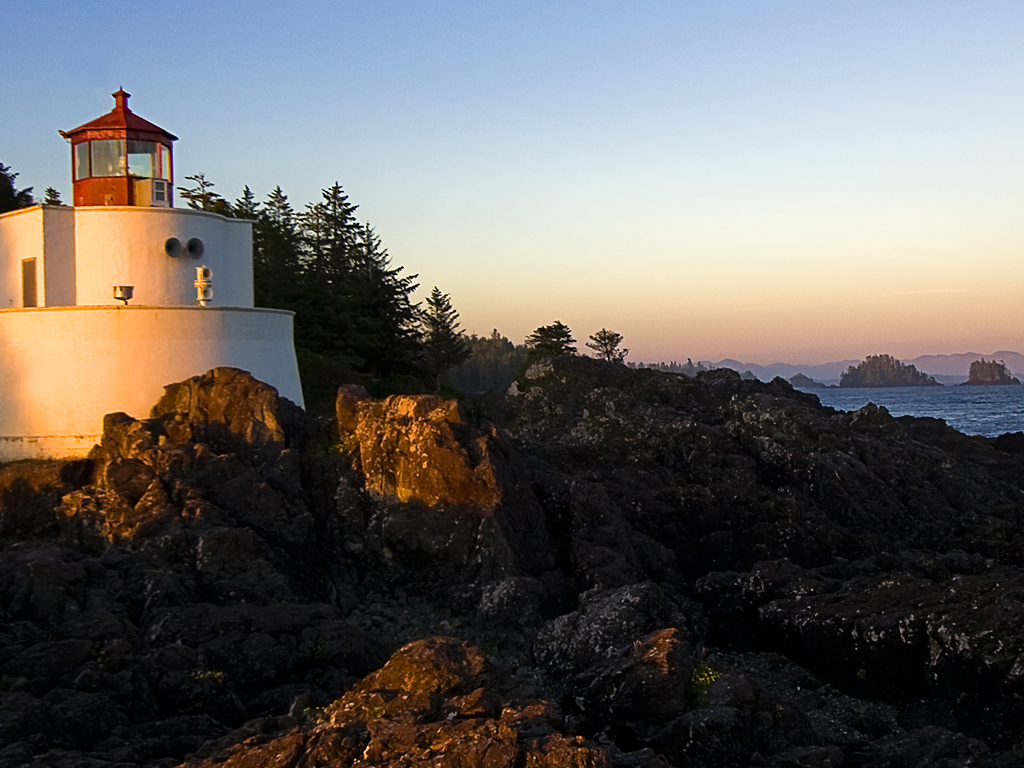
%> input picture Lighthouse.jpg, 1024 x 768 px
$ octave homomorphic.m   (GNU Octave 9; MATLAB toolbox functions it lacks are replaced by stand-ins)
%> lines starting %> are read from the running program, lines starting %| are printed output that depends on the picture
I = imread('Lighthouse.jpg');
%> I is the input picture: size 768x1024x3 uint8; mean R, G, B 104.2, 100.9, 98.4
figure;
imshow(I)

%I am using a colored image

I = im2double(I);
%> I: size 768x1024x3 double
I = log(1 + I);
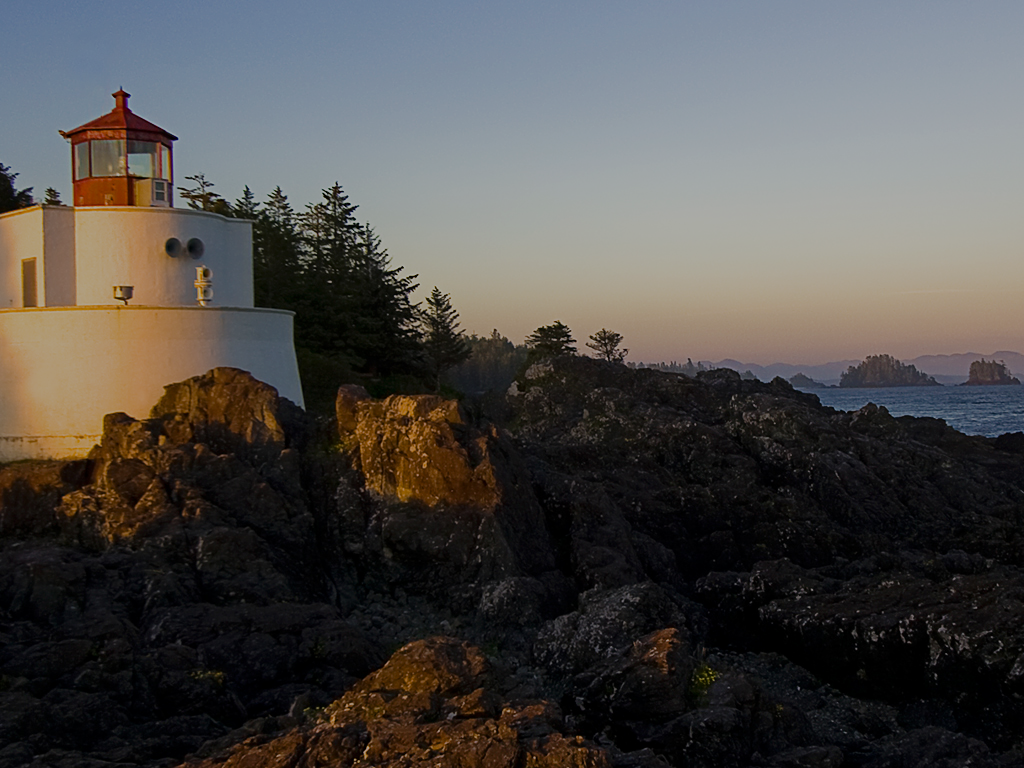
%> I: size 768x1024x3 double; mean R, G, B 0.31, 0.301, 0.291
M = 2*size(I,1) + 1;
%> M = 1537
N = 2*size(I,2) + 1;
%> N = 2049
sigma = 10;
[X, Y] = meshgrid(1:N,1:M);
centerX = ceil(N/2);
%> centerX = 1025
centerY = ceil(M/2);
%> centerY = 769
gaussianNumerator = (X - centerX).^2 + (Y - centerY).^2;
H = exp(-gaussianNumerator./(2*sigma.^2));
H = 1 - H;

imshow(H,'InitialMagnification',25)

H = fftshift(H);
If = fft2(I, M, N);
Iout = real(ifft2(repmat( H, [1, 1, 3 ] ) .* If));
Iout = Iout(1:size(I,1),1:size(I,2),:);
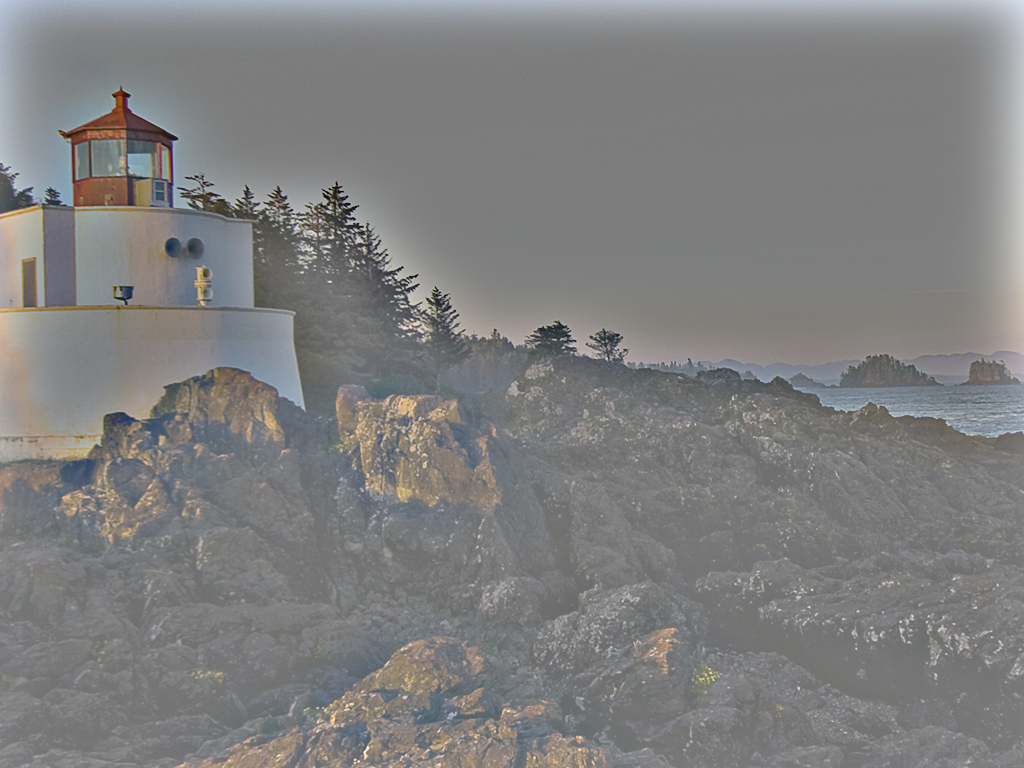
%> Iout: size 768x1024x3 double; mean R, G, B 0.0185, 0.0184, 0.0188; drawn with min black and max white


Ihmf = exp(Iout) - 1;
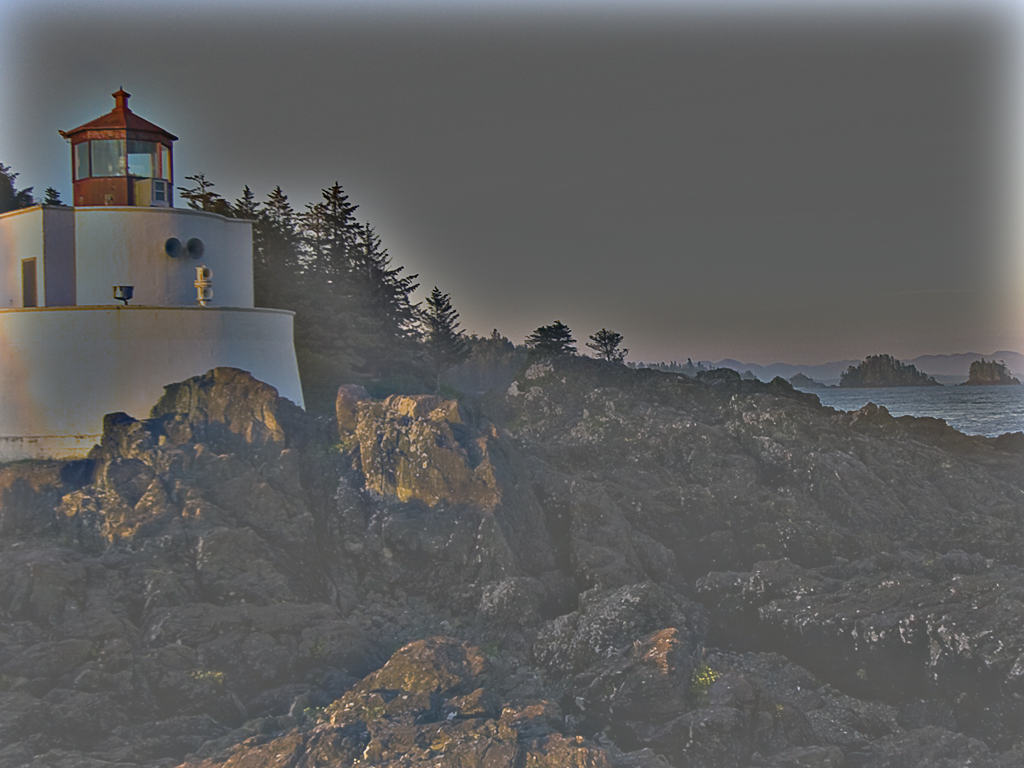
%> Ihmf: size 768x1024x3 double; mean R, G, B 0.0221, 0.0217, 0.0224; drawn with min black and max white


avg_r = mean2(Ihmf(:,:,1));
%> avg_r = 0.0221
avg_g = mean2(Ihmf(:,:,2));
%> avg_g = 0.0217
avg_b = mean2(Ihmf(:,:,3));
%> avg_b = 0.0224

sigma_r = std2(Ihmf(:,:,1));
%> sigma_r = 0.0856
sigma_g = std2(Ihmf(:,:,2));
%> sigma_g = 0.0807
sigma_b = std2(Ihmf(:,:,3));
%> sigma_b = 0.0845
%color median filter
% Ihmf(:,:,1) = medfilt2(Ihmf(:,:,1));
% Ihmf(:,:,2) = medfilt2(Ihmf(:,:,2));
% Ihmf(:,:,3) = medfilt2(Ihmf(:,:,3));

n= 0.1
Ihmf = imadjust(Ihmf,[avg_r - n*sigma_r,avg_g - n*sigma_g,avg_b - n*sigma_b;
      avg_r+1.5*n*sigma_r,avg_g+1.5*n*sigma_g,avg_b+1.5*n*sigma_b],[],0.5);
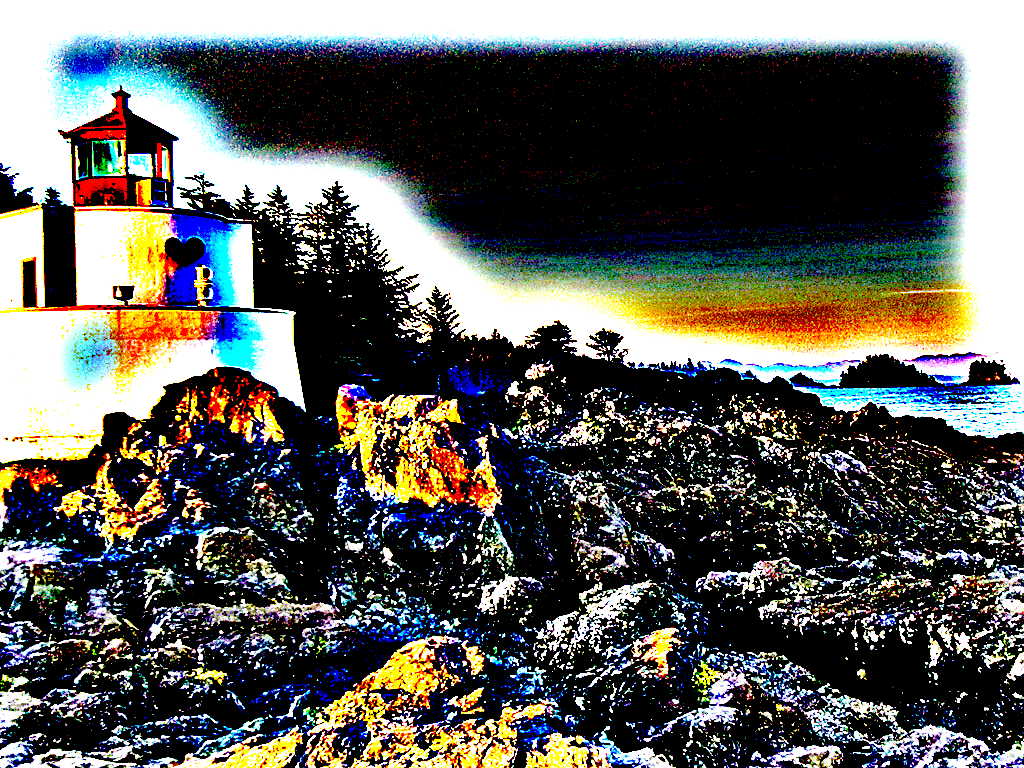
%> Ihmf: size 768x1024x3 double; mean R, G, B 0.362, 0.364, 0.347

I_blend = (Ihmf + I*5)/6;
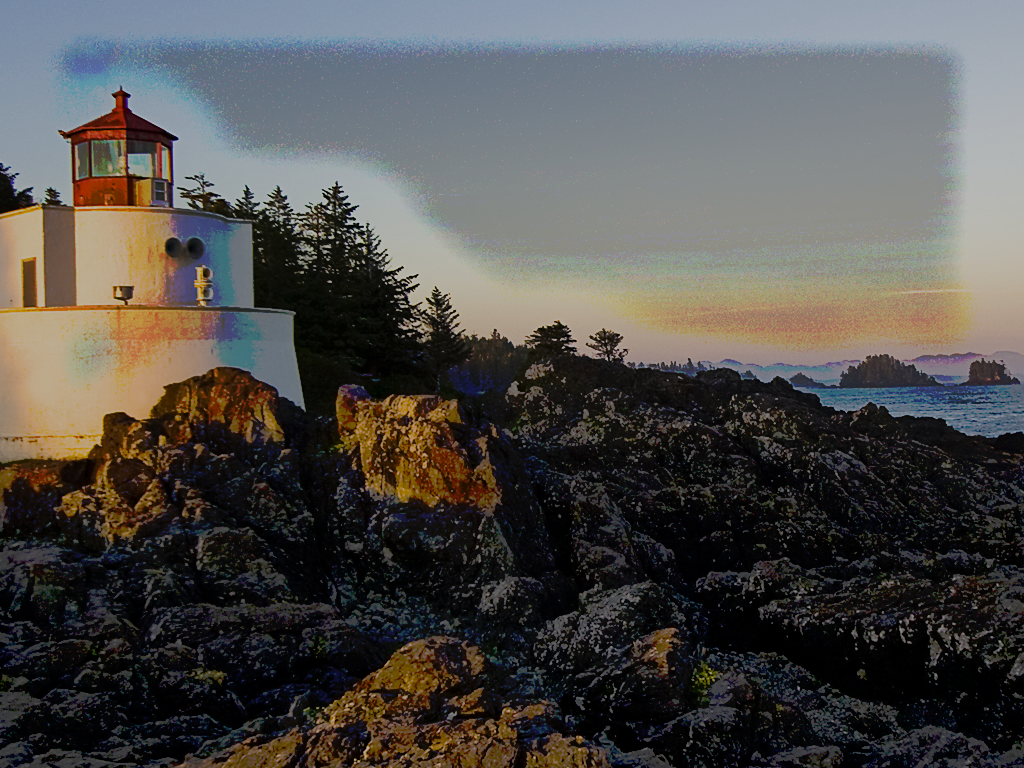
%> I_blend: size 768x1024x3 double; mean R, G, B 0.319, 0.311, 0.301


subplot(1,3,1);
imshow(I);

subplot(1,3,2);
imshow(Ihmf);

subplot(1,3,3);
imshow(I_blend);
% imshowpair(I, Ihmf, 'montage');

$ run again, with profile_1.jpg copied over Lighthouse.jpg
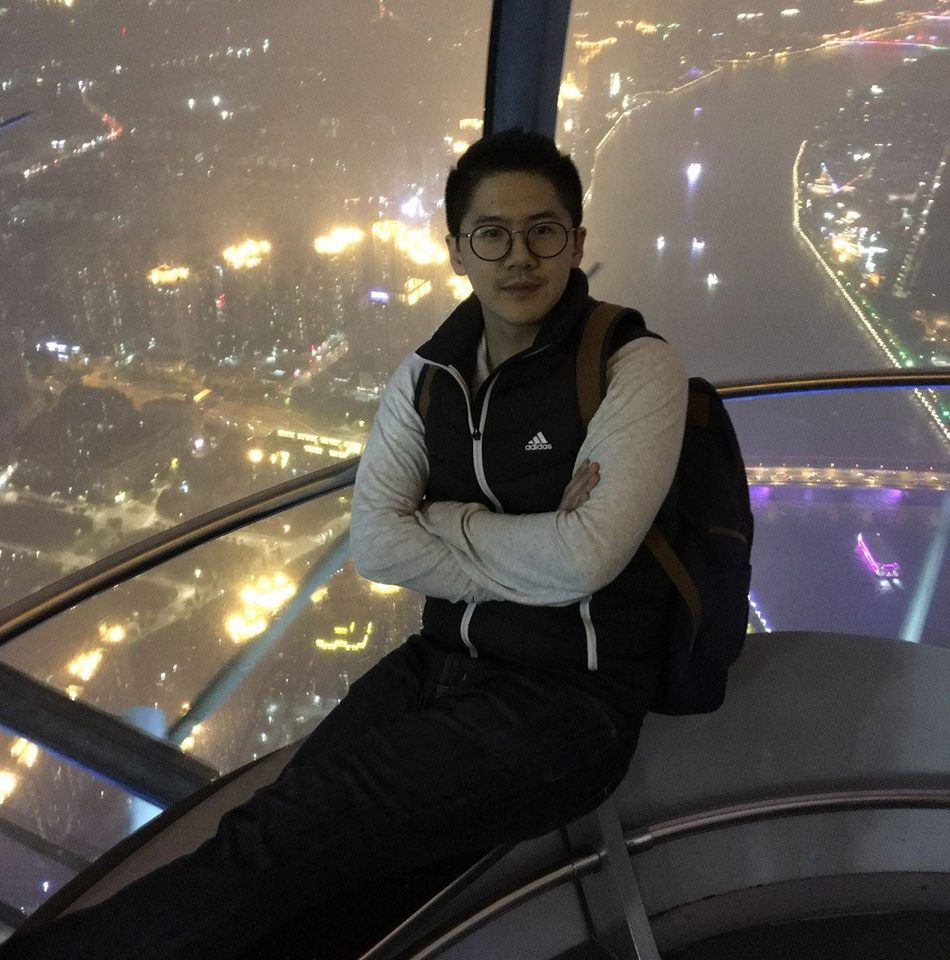
%> input picture profile_1.jpg, 950 x 960 px
%> I is the input picture: size 960x950x3 uint8; mean R, G, B 93.4, 86.3, 78.8
%> `Ihmf = exp(Iout) - 1;`:
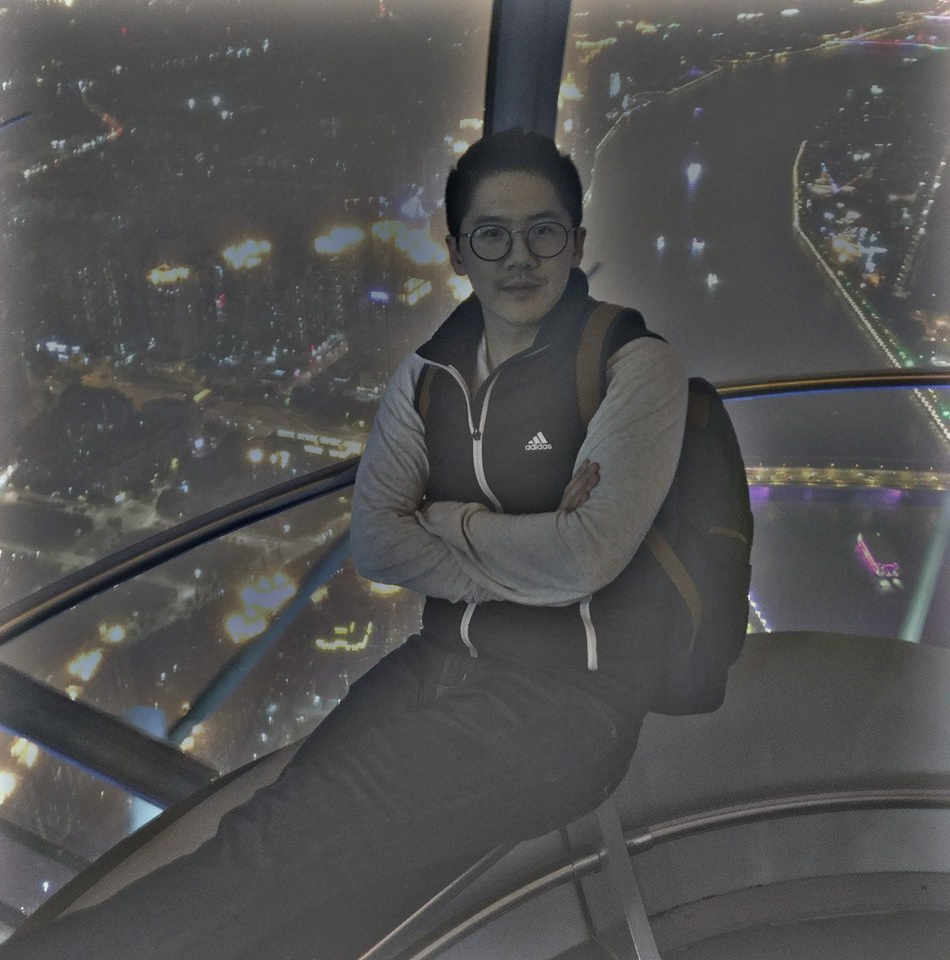
%> Ihmf: size 960x950x3 double; mean R, G, B 0.0212, 0.0198, 0.0189; drawn with min black and max white
%> avg_r = 0.0212
%> avg_g = 0.0198
%> avg_b = 0.0189
%> sigma_r = 0.0877
%> sigma_g = 0.0855
%> sigma_b = 0.0822
%> `I_blend = (Ihmf + I*5)/6;`:
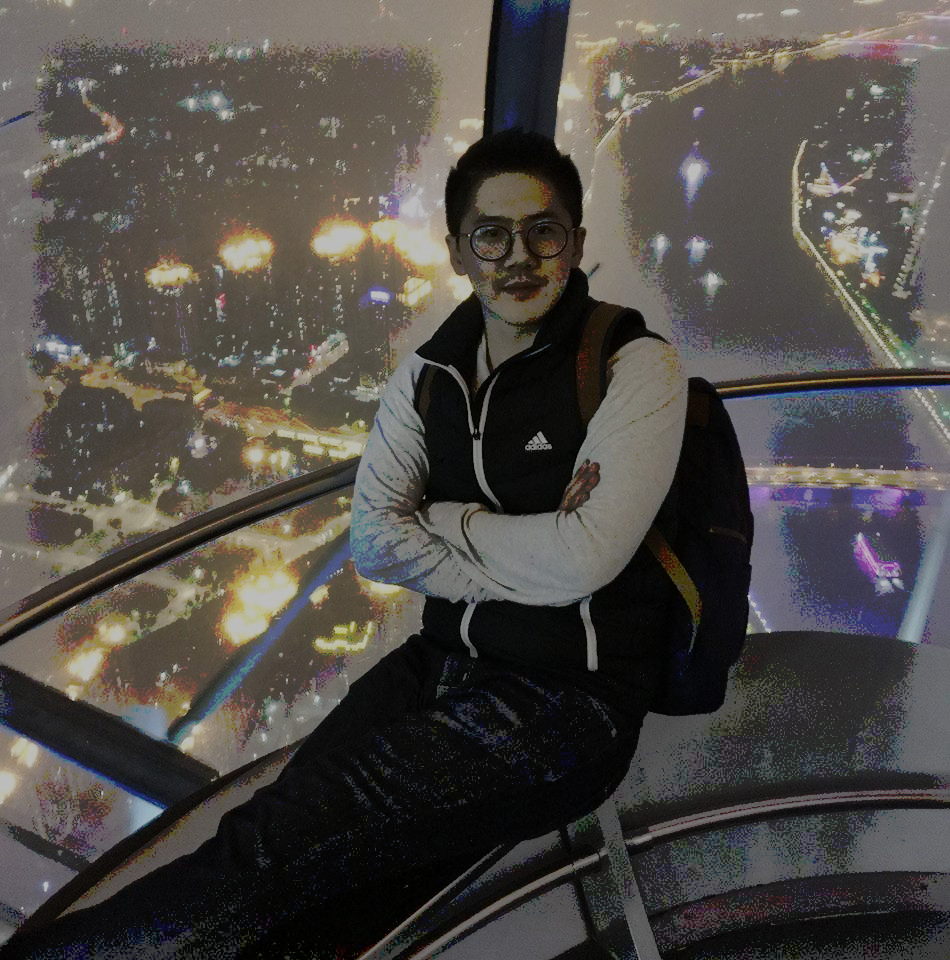
%> I_blend: size 960x950x3 double; mean R, G, B 0.313, 0.296, 0.28
